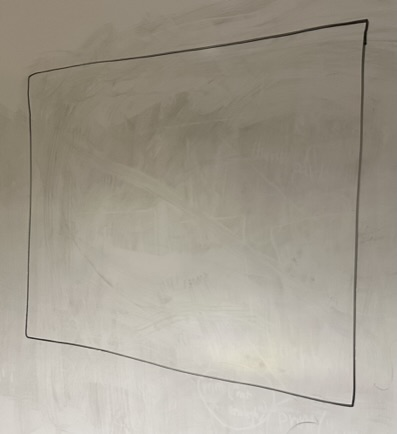
#> input picture TestImages/IMG_0530.JPEG, 397 x 434 px
$ python CornerDetection0.py
#> lines starting #> are read from the running program, lines starting #| are printed output that depends on the picture; after the words box and inside, x2 and y2 are one past the last pixel; in counts of white or black regions, pixels touching at a corner belong together
# -*- coding: utf-8 -*-
"""Computer Vision Term Project.ipynb

Automatically generated by Colaboratory.

Original file is located at
    https://colab.research.google.com/drive/1U81LWJUDa6hIcRcyfkcQEXf1aPp-vct2
"""

from PIL import Image
import requests
import numpy as np
import matplotlib.pyplot as plt
import cv2
import math
from skimage.color import rgb2gray

"""# Harris Corner Detection"""

basePath = 'TestImages/'
fileName = ['IMG_0530.JPEG', 'IMG_0531.JPEG', 'IMG_0532.JPEG',
            'IMG_0533.JPEG', 'IMG_0534.JPEG', 'IMG_0535.JPEG', ]
img = Image.open(basePath + fileName[0])
#> img is the input picture: PIL image 397x434 RGB; mean R, G, B 163.2, 156.8, 144.2
img_array = np.array(img)
gray_image = cv2.cvtColor(img_array, cv2.COLOR_BGR2GRAY)
gray_image

# corner detection with openCv
# from google.colab.patches import cv2_imshow

img = cv2.imread(basePath + fileName[5])
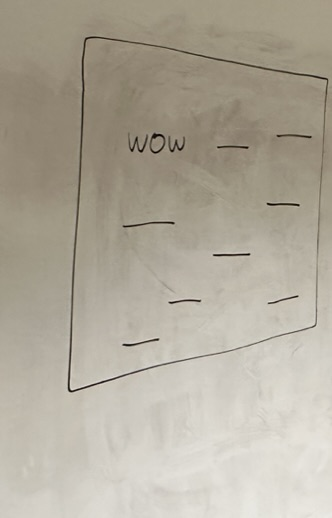
#> input picture TestImages/IMG_0535.JPEG, 332 x 518 px
#> img is the input picture: shape (518, 332, 3); mean B, G, R 155.4, 169.8, 176.5
gray = cv2.cvtColor(img, cv2.COLOR_BGR2GRAY)
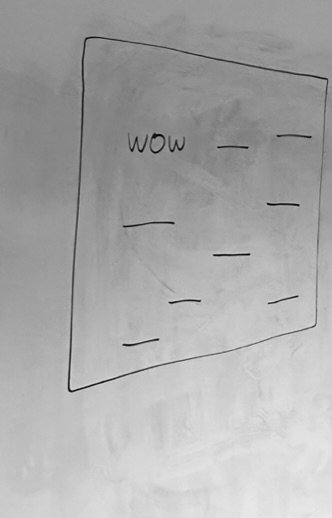
#> gray: shape (518, 332); min 3, max 234, mean 170
gray = np.float32(gray)
dst = cv2.cornerHarris(gray, 2, 3, 0.04)
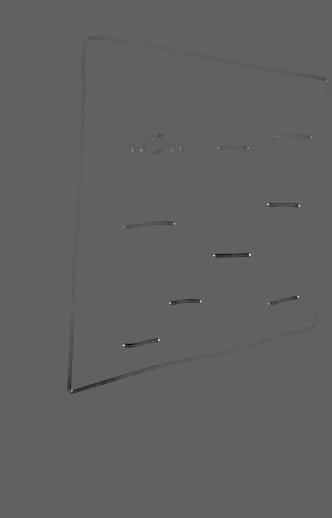
#> dst: shape (518, 332) float32; min -24581702, max 39958504, mean -73110; drawn with min black and max white
colorCorners = 255, 0, 0  # 0, 0, 255

# BGR point changes
# anywhere the corner (local max of the grandient matrix) is present change the pixel to red
corner_threshold = 0.01
# for every pixel set it to red if its over threshold
img[dst > corner_threshold * dst.max()] = [colorCorners]
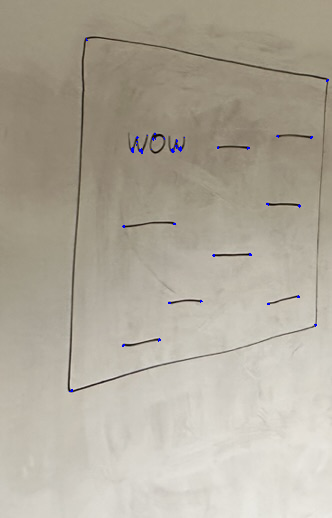
#> img: shape (518, 332, 3); 0.14% of pixels changed, all inside (x1, y1, x2, y2) = (69, 38, 329, 392)
# cv2.imshow(img)
fig, axs = plt.subplots(1, 1)
# this is like corners second image
axs.imshow(img)
fig.set_figheight(10)
fig.set_figwidth(10)

# get all the red pixels as these are corners
locationX, locationY = np.where((img == (colorCorners)).all(axis=2))
#> locationX = 237 values from 38 to 391; locationY = 237 values, max 328 at index 5, min 69 at index 233, mean 193.1

# pairs thes x,y's together
coordinates = [(locationX[i], locationY[i]) for i in range(len(locationX))]
#> coordinates = 237 pairs, first value 38 to 391, second value 69 to 328


def euclideanDistance(point1, center):
    return math.sqrt(sum((point1 - center) ** 2))


def findMaxCorner(points, center):
    Distances = []
    for coordinate in points:
        Distances.append(euclideanDistance(np.array(coordinate), center))
    position = np.argmax(Distances)

    return points[position]


# get the lowest top-left coordinates
# the cross of these are the center
# values below each are top left, above x and above y are top right
# values above each are bottom right, below x above y are bottom left

xDivision = (max(locationX) - min(locationX)) // 2 + min(locationX)
#> xDivision = 214
yDivision = (max(locationY) - min(locationY)) // 2 + min(locationY)
#> yDivision = 198
topLeft, topRight, bottomLeft, bottomRight = [], [], [], []
center = [xDivision, yDivision]
#> center = [214, 198]

for coordinate in coordinates:
    if coordinate[0] < xDivision and coordinate[1] < yDivision:
        topLeft.append(coordinate)
    elif coordinate[0] < xDivision and coordinate[1] > yDivision:
        topRight.append(coordinate)
    elif coordinate[0] > xDivision and coordinate[1] < yDivision:
        bottomLeft.append(coordinate)
    elif coordinate[0] > xDivision and coordinate[1] > yDivision:
        bottomRight.append(coordinate)
#> this loop made 237 passes
#> coordinate on passes 1 to 3: (38, 86), (39, 86), (40, 86)
#> after the loop, bottomLeft = 42 pairs, first value 223 to 391, second value 69 to 175; bottomRight = 40 pairs, first value 253 to 326, second value 200 to 316; topLeft = 108 pairs, first value 38 to 153, second value 86 to 184; topRight = 47 pairs, first value 79 to 207, second value 217 to 328

topLeft = findMaxCorner(topLeft, center)
#> the loop in findMaxCorner, `for coordinate in points:` made 108 passes
#> coordinate on passes 1 to 12: (38, 86), (39, 86), (40, 86), (40, 87), (133, 154), (133, 155), (134, 154), (134, 155), (135, 147), (136, 137), (137, 136), (137, 137)
#> after the loop in findMaxCorner, `for coordinate in points:`: Distances = 108 values, max 208.6 at index 0, min 65.52 at index 99, mean 86.06
#> in findMaxCorner, `position = np.argmax(Distances)`: position = 0
#> topLeft = (38, 86)
topRight = findMaxCorner(topRight, center)
#> the loop in findMaxCorner (call 2), `for coordinate in points:` made 47 passes
#> coordinate on passes 1 to 12: (79, 327), (79, 328), (80, 326), (80, 327), (80, 328), (81, 326), (81, 327), (135, 277), (135, 278), (136, 276), (136, 277), (136, 278)
#> topRight = (79, 328)
bottomLeft = findMaxCorner(bottomLeft, center)
#> bottomLeft = (391, 69)
bottomRight = findMaxCorner(bottomRight, center)
#> bottomRight = (325, 316)

# [6 lines of commented-out code are left out]

print(
    f"Center: {tuple(center)}, Top Left: {topLeft}, Top Right: {topRight}, Bottom Left: {bottomLeft}, Bottom Right: {bottomRight} ")
#| Center: (214, 198), Top Left: (38, 86), Top Right: (79, 328), Bottom Left: (391, 69), Bottom Right: (325, 316)

"""We Plot all points found as the outermost corners. Each is marked from the previous section but also using color coded dotted plot lines cross-sectioned with teh same color. Originally, we would find the average point of a cluster of points but has since been repurposed, as we were able to use the Euclidean Distance to find the true corners."""

figure, axis = plt.subplots(1, 1)

axis.imshow(img)

axis.axhline([topLeft[0]], color='g', label='corner', linestyle='--')
axis.axhline([topRight[0]], color='b', label='corner', linestyle='--')
axis.axhline([bottomLeft[0]], color='purple', label='corner', linestyle='--')
axis.axhline([bottomRight[0]], color='orange', label='corner', linestyle='--')
axis.axhline([center[0]], color='r', label='center', linestyle='--')

axis.axvline([topLeft[1]], color='g', label='corner', linestyle='--')
axis.axvline([topRight[1]], color='b', label='corner', linestyle='--')
axis.axvline([bottomLeft[1]], color='purple', label='corner', linestyle='--')
axis.axvline([bottomRight[1]], color='orange', label='corner', linestyle='--')
axis.axvline([center[1]], color='r', label='center', linestyle='--')
# this all is basically the third image

figure.set_figheight(12)
figure.set_figwidth(12)

# load in the x and y from each point
width = 600
height = 400
# reverse tuple as it needs to be fed in as y due to the nature of 2d arrays
print(topLeft[::-1])
#| (86, 38)
original_corners = np.float32(
    [topLeft[::-1], topRight[::-1], bottomLeft[::-1], bottomRight[::-1]])
#> original_corners = [[86, 38], [328, 79], [69, 391], [316, 325]]
# pixel location of corners
new_corners = np.float32([[0, 0], [width, 0], [0, height], [width, height]])
#> new_corners = [[0, 0], [600, 0], [0, 400], [600, 400]]
# create matrix needed for transforming to the new perspective
matrix = cv2.getPerspectiveTransform(original_corners, new_corners)
#> matrix = [[1.54, 0.0744, -135.7], [-0.172, 1.01, -23.72], [-0.00112, -5.62e-05, 1]]
print(matrix)
#| [[ 1.54481156e+00  7.43960243e-02 -1.35680843e+02]
#|  [-1.71520181e-01  1.01238741e+00 -2.37199861e+01]
#|  [-1.12011961e-03 -5.62410432e-05  1.00000000e+00]]
result = cv2.warpPerspective(np.array(img), matrix, (width, height))
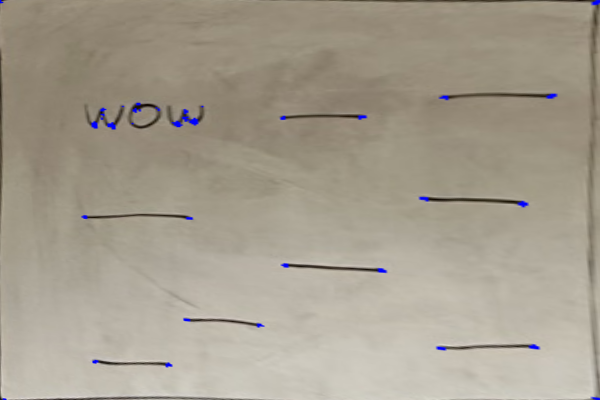
#> result: shape (400, 600, 3); mean B, G, R 142.5, 157.4, 165
# plt.imshow(result)
# plt.axis('off')
# plt.show()
cv2.imshow(result)
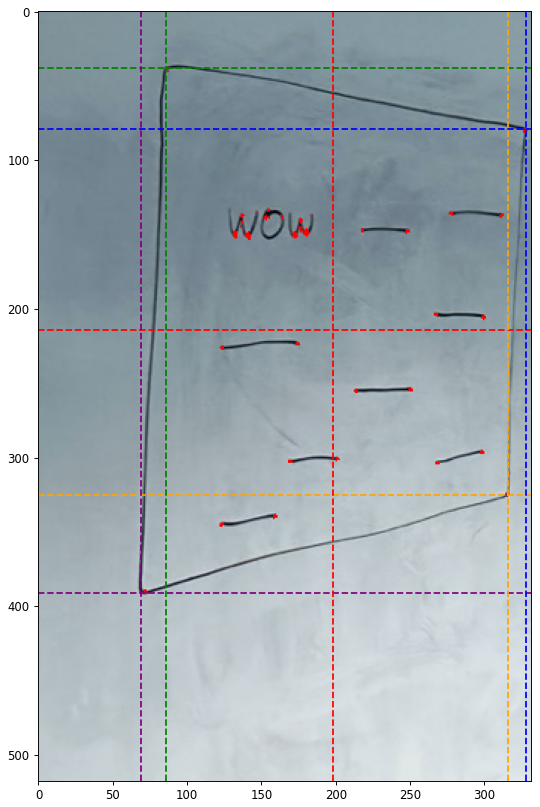
#> figure drawn by matplotlib, 1 panel; B, G, R data is drawn as R, G, B
